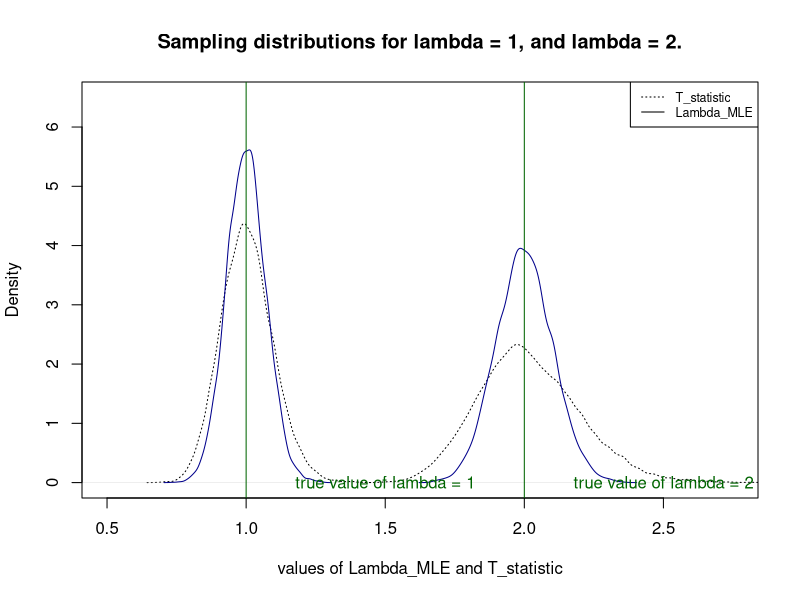
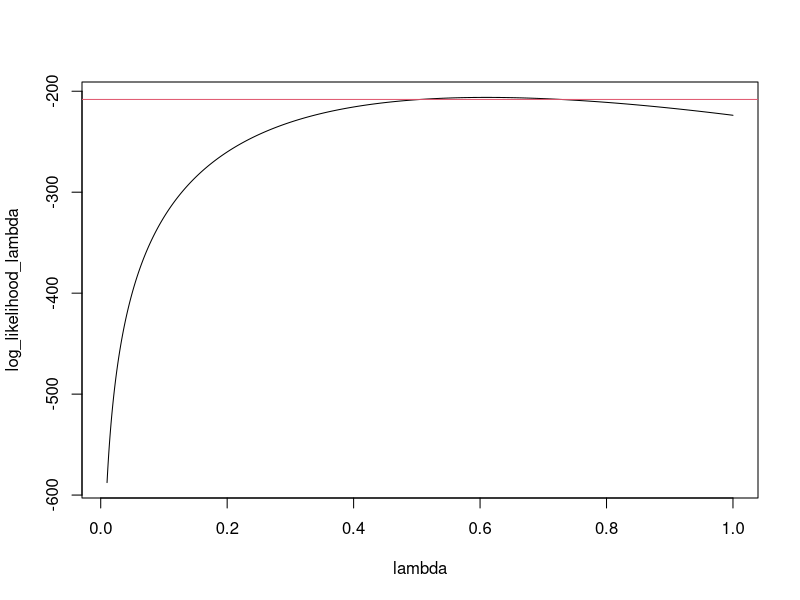

Recreate these plots in R, in order.
### Louis Forbes Wright

##Question 1

#mpar <- par(lwd = 2)

xtab <- c(109, 65, 22, 3, 1, 0)
xobs <- rep(0:5, xtab)

T_test <- -(log(mean(xobs == 0)))
Lambda_hat <- mean(xobs)

n <- 200
N <- 10000 
lambda <- 1

#creating sampling data, using the functions defined in the worksheet.

T_statistic_1 <- sapply(1:N, function(i) -log(mean(rpois(n, lambda) == 0)))
Lambda_MLE_1 <- sapply(1:N , function(i) mean(rpois(n, (lambda))))
# for lambda = 1 

T_statistic_2 <- sapply(1:N, function(i) -log(mean(rpois(n, 2) == 0)))
Lambda_MLE_2 <- sapply(1:N , function(i) mean(rpois(n, 2)))
 #for lambda = 2

title = "Sampling distributions for lambda = 1, and lambda = 2."
xlabel = "values of Lambda_MLE and T_statistic"

plot(density(T_statistic_1), ylim = c(0, 6.5), xlim = c(0.5, 2.75), xlab = xlabel , main = title, lty = 3)
lines(density(Lambda_MLE_1), lty = 1, col="darkblue")
lines(density(T_statistic_2), lty = 3)
lines(density(Lambda_MLE_2), lty = 1, col = "darkblue")
legend(x = 'topright', lty = c(3,1), legend = c("T_statistic","Lambda_MLE"), cex = 0.75)

##creating and plotting the sampling distributions for the two methods

abline(v = c(1,2), col ="darkgreen") #adding the true values of lambda to the graph
text(x = c(1.5,2.5), y =c(0,0), label = c("true value of lambda = 1","true value of lambda = 2"), col = "darkgreen")



## Question 2


ell <- function(x, lambda){
  -sum(x*log(lambda) - log(factorial(x)) - lambda
)}

#Creating a function ell that is the log-likelihood
#function for the poisson distribution.

ell.x <- function(lambda){ ell(xobs, lambda
)}

#creating a function ell.x, which is the observed log-likelihood
#from the data xobs.


init <- c(lambda = 0.5) 
#the initial parameters of ell.x to pass into the optim function.

lambda_hat <- optim(par = init, fn = ell.x, method = "L-BFGS-B", upper = 2, lower = 1e-2, hessian = T)
#maximises the log-likelihood function on observed data, for inital parameters lambda = 0.5 using the L-BFGS-B method.

print(lambda_hat)
#results show that 0.61 is the value of lambda that gives the maximum 
#under those conditions, as was expected.

#Now we are creating a 95% confidence interval about the ML estimate.

alpha <- 0.05
z.value <- qnorm(1-alpha/2)

#As the poisson distribution is a regular model,
#we can produce a asymptotically exact Wald confidence interval.

conf_upper_bound <- lambda_hat$par + z.value*(sqrt(lambda_hat$par)/sqrt(n))
conf_lower_bound <- lambda_hat$par - z.value*(sqrt(lambda_hat$par)/sqrt(n))

#Found by reordering the event
#{z_1-alpha/2 <= sqrt(n*fisher_info(lambda_hat))*(lambda_hat-lambda) <= z_alpha/2}

#plot(lambda_hat$par, ylim=c(0,1))
#lines(c(1,1), c(conf_lower_bound, conf_upper_bound), col=2, lty='dashed')

#so the interval is
print(paste('The interval is [', signif(conf_lower_bound), ',', signif(conf_upper_bound), ']'))

# Question 3

#We are now using the rule of thumb 

lambda <- seq(1e-2, 1, length = 10000)

log_likelihood_lambda <- sapply(lambda, function(i) -ell.x(i))

log_likehood_ML_lambda <- -ell.x(mean(xobs))-2

plot(lambda, log_likelihood_lambda, type = 'l')
abline(h = log_likehood_ML_lambda, col=2)

L <- sapply


















